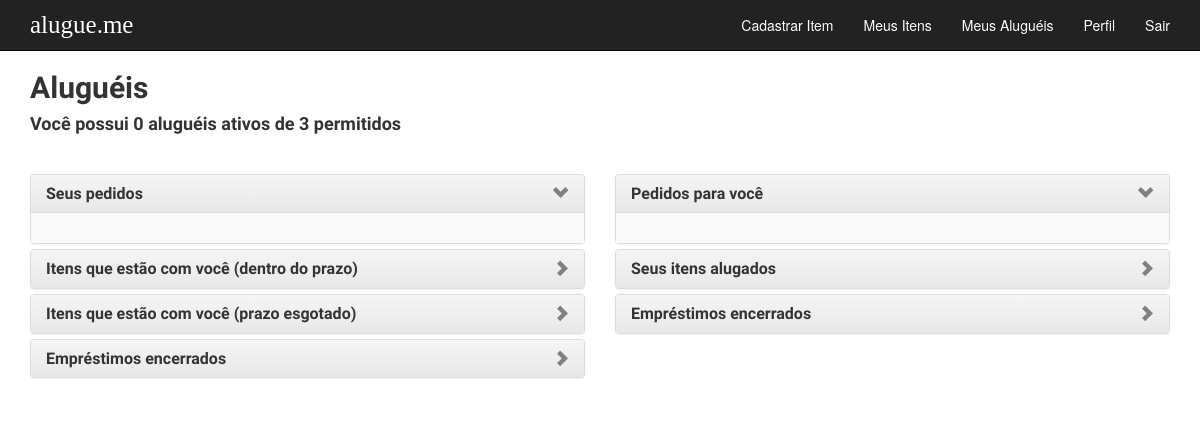
Before: /rents/ (signed in) with the older database file.
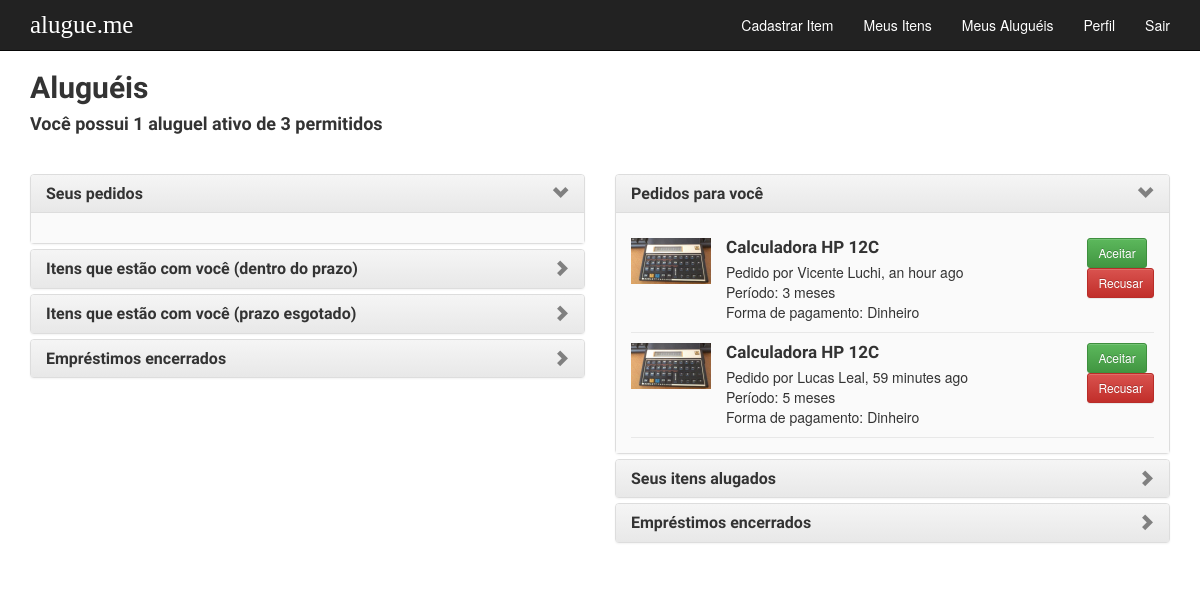
After: the same page with the newer database file.
### alugueme/models.py (models this page shows, shortened)
class Profile(models.Model):
    MAXITEMS = 10
    MAXRENTS = 3
    user = models.OneToOneField(User, on_delete=models.CASCADE)
    first_name = models.CharField(max_length=30, blank=True)
    last_name = models.CharField(max_length=40, blank=True)
    course = models.CharField(max_length=40, blank=True)
    phone_number = models.CharField(max_length=12, blank=True)
    number_of_items = models.PositiveSmallIntegerField(
            validators=[MinValueValidator(0), MaxValueValidator(MAXITEMS)], default=0)
    number_of_rents = models.PositiveSmallIntegerField(
            validators=[MinValueValidator(0), MaxValueValidator(MAXRENTS)], default=0)
    can_rent = models.BooleanField(default=True) # flag for rent

class Rent(models.Model):
    PENDING_STATUS = 1
    CANCELLED_STATUS = 2
    CONFIRMED_STATUS = 3
    ENDED_STATUS = 4
    DELAYED_STATUS = 5
    STATUS_CHOICES = ((PENDING_STATUS, 'Pendente'),
                      (CANCELLED_STATUS, 'Cancelado'),
                      (CONFIRMED_STATUS, 'Confirmado'),
                      (ENDED_STATUS, 'Encerrado'),
                      (DELAYED_STATUS, 'Atrasado'))
    MONEY = 1
    TRADE = 2
    PAYMENT_CHOICES = ((MONEY, 'Dinheiro'), (TRADE, 'Troca'), )
    user = models.ForeignKey(User, on_delete=models.CASCADE)
    item = models.ForeignKey(Item, on_delete=models.CASCADE)
    status = models.IntegerField(
        choices=STATUS_CHOICES, default=PENDING_STATUS)
    request_date = models.DateTimeField()
    confirmation_date = models.DateTimeField(blank=True, null=True)
    due_date = models.DateTimeField(blank=True, null=True)
    months = models.PositiveIntegerField(
        verbose_name='Meses',
        validators=[MinValueValidator(1),
                    MaxValueValidator(6)],
        default=1)
    payment = models.IntegerField(
        choices=PAYMENT_CHOICES, verbose_name='Forma de pagamento')

class Item(models.Model):
    AVAILABLE_STATUS = 1
    UNAVAILABLE_STATUS = 2
    INACTIVE_STATUS = 3
    STATUS_CHOICES = ((AVAILABLE_STATUS, 'Disponível'), (UNAVAILABLE_STATUS, 'Indisponível'), (INACTIVE_STATUS, "Inativo"))
    title = models.CharField(max_length=60, verbose_name='Título')
    description = models.TextField(max_length=800, verbose_name='Descrição')
    published_date = models.DateTimeField(blank=True, null=True)
    owner = models.ForeignKey(User)
    price = models.DecimalField(
        max_digits=4,
        decimal_places=2,
        default=0,
        verbose_name='Preço',
        validators=[MinValueValidator(0)])
    image = models.ImageField(
        upload_to='images/',
        default='images/None/no-img.jpg',
        verbose_name='Foto')
    status = models.IntegerField(
        choices=STATUS_CHOICES, default=AVAILABLE_STATUS)

### alugueme/views.py (the view)
# urls.py: url(r'^rents/$', views.rents, name='rents'),
@login_required(login_url='login')
def rents(request):
    my_rent_requests = Rent.objects.filter(
        user=get_user(request), status=Rent.PENDING_STATUS)
    my_current_rents = Rent.objects.filter(
        user=get_user(request), status=Rent.CONFIRMED_STATUS)
    my_past_rents = Rent.objects.filter(
        user=get_user(request), status=Rent.ENDED_STATUS)
    my_items_rent_requests = Rent.objects.filter(
        item__owner=get_user(request), status=Rent.PENDING_STATUS)
    my_items_current_rents = Rent.objects.filter(
        item__owner=get_user(request), status=Rent.CONFIRMED_STATUS) | Rent.objects.filter(item__owner=get_user(request), status=Rent.DELAYED_STATUS)
    my_items_past_rents = Rent.objects.filter(
        item__owner=get_user(request), status=Rent.ENDED_STATUS)
    my_delayed_rents = Rent.objects.filter(
        user=get_user(request), status=Rent.DELAYED_STATUS)
    user_profile = Profile.objects.get(user=get_user(request))
    return render(request, 'alugueme/rents.html', {
        'my_rent_requests': my_rent_requests,
        'my_current_rents': my_current_rents,
        'my_past_rents': my_past_rents,
        'my_items_rent_requests': my_items_rent_requests,
        'my_items_current_rents': my_items_current_rents,
        'my_items_past_rents': my_items_past_rents,
        'my_delayed_rents': my_delayed_rents,
        'payment_choices': Rent.PAYMENT_CHOICES,
        'user_profile':user_profile
    })

### alugueme/templates/alugueme/rents.html (shortened to what this page needs)
{% extends 'alugueme/base.html' %}
{% load humanize %}
{% block content %}
  <h2>Aluguéis</h2>
  <h4>Você possui {{ user_profile.number_of_rents }} alugu{{ user_profile.number_of_rents|pluralize:"el,éis" }} ativo{{ user_profile.number_of_rents|pluralize }} de {{ user_profile.MAXRENTS }} permitidos</h4>
  <div class="row rents">
    <div class="col-md-6">
      <div class="panel-group" id="accordion">
        <div class="panel panel-default">
          <div class="panel-heading">
            <h4 class="panel-title">
              <a class="accordion-toggle" data-toggle="collapse" href="#collapseOne">
                Seus pedidos
              </a>
            </h4>
          </div>
          <div id="collapseOne" class="panel-collapse collapse in">
            <div class="panel-body">
            </div>
          </div>
        </div>
        <div class="panel panel-default">
      <div class="panel-heading">
        <h4 class="panel-title">
          <a class="accordion-toggle collapsed" data-toggle="collapse" href="#collapseTwo">
            Itens que estão com você (dentro do prazo)
          </a>
        </h4>
      </div>
    </div>
    <div class="panel panel-default">
        <div class="panel-heading">
          <h4 class="panel-title">
            <a class="accordion-toggle collapsed" data-toggle="collapse" href="#collapseSeven">
              Itens que estão com você (prazo esgotado)
            </a>
          </h4>
        </div>
        </div>
    <div class="panel panel-default">
    <div class="panel-heading">
      <h4 class="panel-title">
        <a class="accordion-toggle collapsed" data-toggle="collapse" href="#collapseThree">
          Empréstimos encerrados
        </a>
      </h4>
    </div>
  </div>
</div>
    </div>
    <div class="col-md-6">
      <div class="panel-group" id="accordion">
        <div class="panel panel-default">
          <div class="panel-heading">
            <h4 class="panel-title">
              <a class="accordion-toggle" data-toggle="collapse" href="#collapseFour">
                Pedidos para você
              </a>
            </h4>
          </div>
          <div id="collapseFour" class="panel-collapse collapse in">
            <div class="panel-body">
              {% for rent in my_items_rent_requests %}
                <div class="my_item_rent clearfix">
                  <div class="rent_img">
                    <img src="{{ rent.item.image.url }}">
                  </div>
                  <div class="rent_description">
                    <h4><a href="{% url 'item_detail' pk=rent.item.pk %}">{{ rent.item.title }}</a><br></h4>
                    Pedido por {{ rent.user.get_full_name }}, {{ rent.request_date|naturaltime }}<br>
		    Período: {{ rent.months }} meses<br>
                    Forma de pagamento:
                      {% if rent.payment == 1 %}
                        {{ payment_choices.0.1 }}
                      {% else %}
                        {{ payment_choices.1.1 }}
                      {% endif %}
                  </div>
                  <div class="rent_buttons">
                    <form action="{% url 'rent_accept' pk=rent.pk %}" method="post">{% csrf_token %}
                      <button type="submit" class="btn btn-success btn-sm">Aceitar</button>
                    </form>
                    <form action="{% url 'rent_reject' pk=rent.pk %}" method="post">{% csrf_token %}
                      <button type="submit" class="btn btn-danger btn-sm">Recusar</button>
                    </form>
                  </div>
                </div>
              {% endfor %}
            </div>
          </div>
        </div>
      <div class="panel panel-default">
        <div class="panel-heading">
          <h4 class="panel-title">
            <a class="accordion-toggle collapsed" data-toggle="collapse" href="#collapseFive">
              Seus itens alugados
            </a>
          </h4>
        </div>
      </div>
      <div class="panel panel-default">
        <div class="panel-heading">
          <h4 class="panel-title">
            <a class="accordion-toggle collapsed" data-toggle="collapse" href="#collapseSix">
              Empréstimos encerrados
            </a>
          </h4>
        </div>
      </div>
    </div>
    </div>
  </div>
{% endblock %}

### alugueme/templates/alugueme/base.html (shortened to what this page needs)
{% load staticfiles %}
<!DOCTYPE html>
<html>
    <head>
        <link rel="stylesheet" href="{% static 'css/bootstrap.min.css' %}">
        <link rel="stylesheet" href="{% static 'css/bootstrap-theme.min.css' %}">
        <link rel="stylesheet" href="{% static 'likert/bootstrap-star-rating/css/star-rating.min.css' %}" media="screen, projector, print" type="text/css">
        <link rel="stylesheet" href="{% static 'css/style.css' %}">
    </head>
    <body>
        <nav class="navbar navbar-inverse navbar-static-top">
            <div class="container">
              <div class="navbar-header">
                <a class="navbar-brand" href="{% url 'index' %}">alugue.me</a>
              </div>
              <div id="navbar" class="navbar-collapse collapse">
                <ul class="nav navbar-nav navbar-right">
                  {% if user.is_authenticated %}
                    <li><a href="{% url 'item_new' %}">Cadastrar Item</a></li>
                    <li><a href="{% url 'items_my' %}">Meus Itens</a></li>
                    <li><a href="{% url 'rents' %}">Meus Aluguéis</a></li>
                    <li><a href="{% url 'view_profile' %}">Perfil</a></li>
                    <li><a href="{% url 'logout' %}">Sair</a></li>
                  {% else %}
                  <li><a href="{% url 'signup' %}">Cadastrar-se</a></li>
                  <li><a href="{% url 'login' %}">Entrar</a></li>
                  {% endif %}
                </ul>
              </div>
            </div>
          </nav>
          <div class="container">
            {% block content %}
            {% endblock %}
          </div>
    </body>
</html>

### alugueme/static/css/style.css (style rules this page uses)
button, input, select, textarea { padding: 5px; }
h1, h2, h3, h4, h5, h5 { font-family: 'PT Sans', sans-serif; font-weight: 700; }
.navbar-inverse { background: #222222; margin-bottom: 0; }
.navbar-inverse .navbar-brand, .navbar-inverse .navbar-nav > li > a { color: #fff; }
.navbar-brand { font-family: "Bree Serif"; font-size: 25px; }
.rents { margin-top: 40px; }
.rents .pending_rent, .rents .my_item_rent, .rents .my_current_rent { background: #fafafa; padding: 10px 0; border-bottom: 1px solid #e8e8e8; }
.rents .rent_img { max-width: 80px; float: left; }
.rents .rent_img img { max-width: 100%; }
.rents .rent_description { padding-left: 15px; display: inline-block; }
.rents .rent_description h4 { margin:0 0 5px; font-size: 17px; }
.rents .rent_description h4 a { color: #333; }
.rents .rent_buttons { float: right; }
.rents .panel-body { background-color: #fafafa; }
.clearfix:after { content: ""; display: table; clear: both; }
.panel-heading .accordion-toggle:after { font-family: 'Glyphicons Halflings'; content: "\e114"; float: right; color: grey; }
.panel-heading .accordion-toggle.collapsed:after { content: "\e080"; }

Changed rows visible on the page:
changed Profile: number_of_rents "0" → "1"
added Rent: item.image (picture), item "Calculadora HP 12C", user.get_full_name "Vicente Luchi", request_date "an hour ago", months "3", payment_choices "Dinheiro"
added Rent: item.image (picture), item "Calculadora HP 12C", user.get_full_name "Lucas Leal", request_date "59 minutes ago", months "5", payment_choices "Dinheiro"
